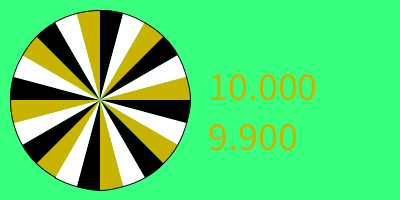
Frame 1 (no input)
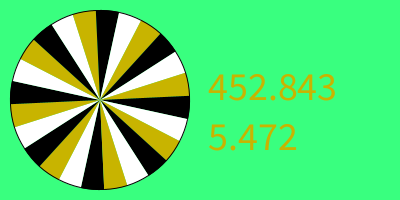
Frame 60 (the mouse pressed at the canvas centre just before this capture)
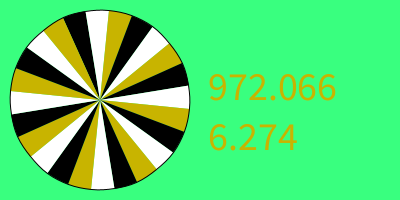
Frame 120 (the mouse held since frame 60 and released just before this capture)

The Processing sketch that drew these frames (run headless with seeded random() and noise(); from frame 60 on, the mouse is pressed at the canvas centre):

// Processing sketch: sketch_210611d
// ── sketch_210611d.pde
void setup(){
 size(400,200);
 fill(255,0,0);
 textSize(40);
}
float shift=0,v=10;
void mousePressed(){
 v=random(10)+5; 
}
void draw(){
 background(57,255,127);
 for(int i=0;i<24;i++){
  if(i%3==0) fill(0);
  if(i%3==1) fill(255);
  if(i%3==2) fill(200,180,0);
 float start = radians(0+shift+i*360/24);
 float stop = radians(360/24+shift+i*360/24);
 arc(100,100,180,180,start,stop);
 }
 if(v>0.1){
 shift+=v;
 v=v*0.99;
 }
 text(shift,200,100);
 text(v,200,150);
}
